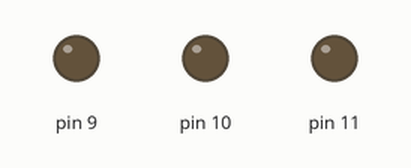
Recording of a sketch running on a simulated Arduino Uno, built with avr-gcc and run on an emulated ATmega328P. Parts: output pins drawn as LEDs (lit = HIGH).

Above: at 0.5 s.
At 1.5 s:
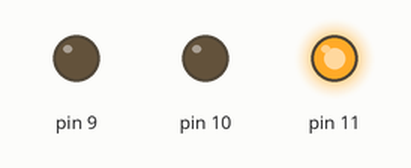
At 2.5 s:
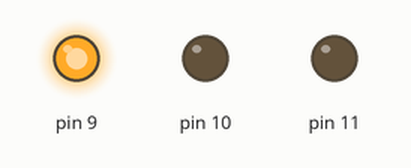
At 3.5 s:
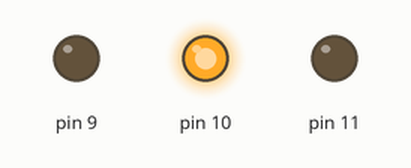
At 4.5 s:
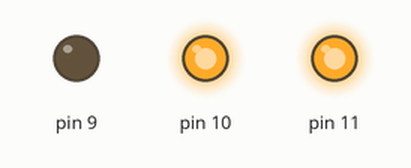
Timing chart, 0 to 5.2 s (numbered marks = the images above):
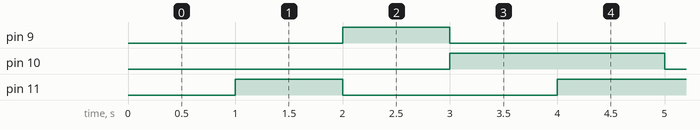

The sketch:

rgbTest.ino
```cpp
void setup()
{
  pinMode(9, OUTPUT);
  pinMode(10, OUTPUT);
  pinMode(11, OUTPUT);
}

void rgbled(int redLedPin, int greenLedPin, int blueLedPin, byte red, byte green, byte blue)
{
  analogWrite(redLedPin, red);
  analogWrite(greenLedPin, green);
  analogWrite(blueLedPin, blue);
}

void loop()
{
  delay(1000);
  rgbled(11, 9, 10, 255, 0, 0);
  delay(1000);
  rgbled(11, 9, 10, 0, 255, 0);
  delay(1000);
  rgbled(11, 9, 10, 0, 0, 255);
  delay(1000);
  rgbled(11, 9, 10, 255, 0, 255);
}
```

Measured:
- by itself, pin 9: alternates HIGH for 1.0 s and LOW for 3.0 s
- by itself, pin 10: alternates HIGH for 2.0 s and LOW for 2.0 s
- by itself, pin 11: repeats every 4.0 s: LOW 2.0 s, HIGH 2.0 s
